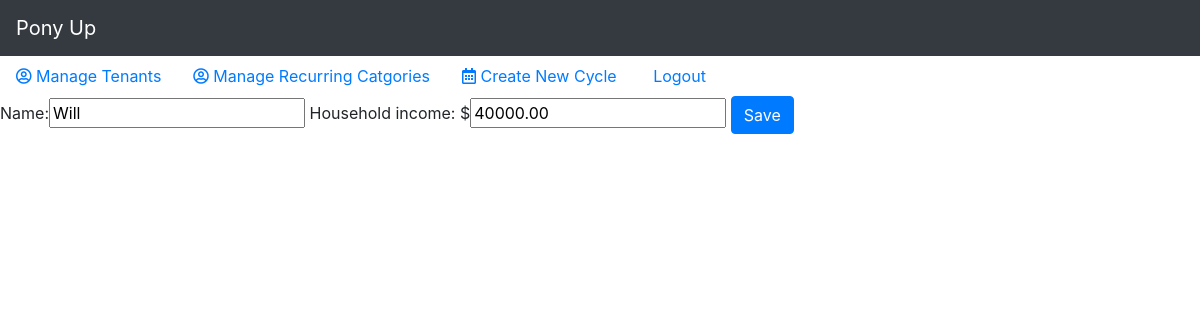
Page /editTenantForm/2 (signed in) on the earlier database version.
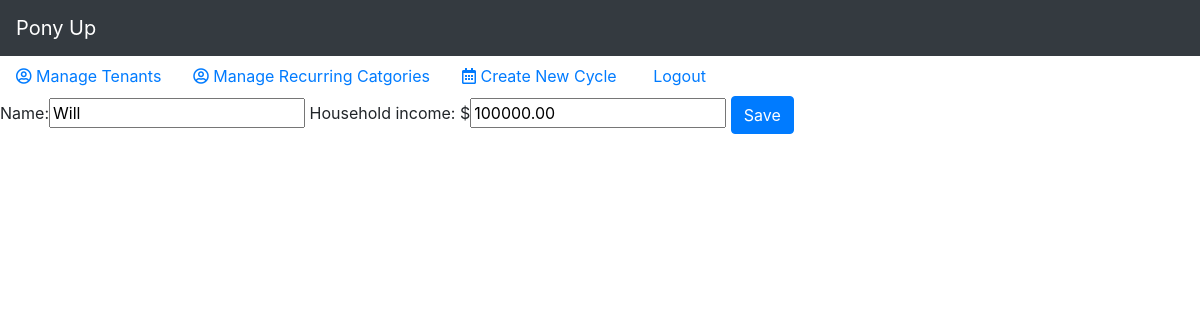
Same page on the later database version.
### cycles/models.py (models this page shows, shortened)
class Tenant(models.Model):
    name =  models.CharField(max_length=100)
    income = models.DecimalField(max_digits=9, decimal_places=2)
    manager = models.ForeignKey(User, on_delete=models.CASCADE)
    deletedOn = models.DateField(default=None, null=True)
    cycle = models.ManyToManyField("Cycle", through='tenantCycle')

### cycles/views/tenantlist.py (the view)
# urls.py: path('editTenantForm/<int:tenant_id>', views.editTenantForm, name='editTenantForm'),
def editTenantForm(request, tenant_id):
    tenantRow = get_object_or_404(Tenant, pk=tenant_id)
    context = {'tenant': tenantRow}
    return render(request, 'cycles/editTenantForm.html', context)

### cycles/templates/cycles/editTenantForm.html (shortened to what this page needs)
{% extends "cycles/index.html" %}
{% block content %}
<form action="{% url 'cycles:editTenant' tenant.id %}" method="post">
    <label>Name: </label><input type="text" name="name" value="{{ tenant.name }}" />
    <label>Household income: $</label><input type="text" name="income" value="{{ tenant.income }}" />
    <input type="submit" value="Save" class="btn btn-primary" />
</form>
{% endblock %}

Differences in the rows shown:
changed Tenant "Will": income "40000.00" → "100000.00"
